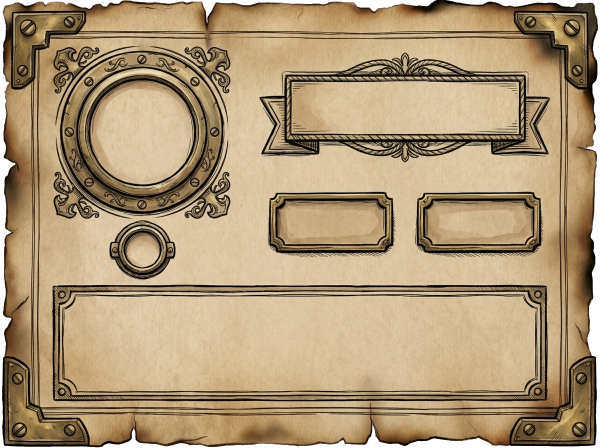
#> input picture frontend/src/assets/ui/frames/card_crew_dossier.png, 1200 x 896 px, given in place of game_header_components_v2_1787994741880.jpg, which was not available (shown at 1/2 size)
$ python process_game_header_v2.py
#> lines starting #> are read from the running program, lines starting #| are printed output that depends on the picture; pictures that were not available may be replaced by others from this repository, and a replacement may not be noted
import os
from PIL import Image
from collections import deque

def remove_all_white_pockets(img, threshold=235):
    img = img.convert("RGBA")
    w, h = img.size
    pixels = img.load()

    visited = [[False for _ in range(h)] for _ in range(w)]

    for x in range(w):
        for y in range(h):
            if visited[x][y]:
                continue
            r, g, b, a = pixels[x, y]
            if r > threshold and g > threshold and b > threshold:
                component = []
                q = deque([(x, y)])
                visited[x][y] = True

                while q:
                    cx, cy = q.popleft()
                    component.append((cx, cy))
                    for dx, dy in [(-1,0), (1,0), (0,-1), (0,1)]:
                        nx, ny = cx + dx, cy + dy
                        if 0 <= nx < w and 0 <= ny < h and not visited[nx][ny]:
                            nr, ng, nb, na = pixels[nx, ny]
                            if nr > threshold and ng > threshold and nb > threshold:
                                visited[nx][ny] = True
                                q.append((nx, ny))

                for px, py in component:
                    pixels[px, py] = (0, 0, 0, 0)

    # Clean antialiased border pixels
    for x in range(w):
        for y in range(h):
            r, g, b, a = pixels[x, y]
            if a > 0:
                is_near_transparent = False
                for dx, dy in [(-1,0), (1,0), (0,-1), (0,1)]:
                    nx, ny = x + dx, y + dy
                    if 0 <= nx < w and 0 <= ny < h and pixels[nx, ny][3] == 0:
                        is_near_transparent = True
                        break
                if is_near_transparent and r > threshold - 25 and g > threshold - 25 and b > threshold - 25:
                    avg = (r + g + b) / 3.0
                    alpha = int(max(0, (255 - avg) / (255 - threshold + 25)) * 255)
                    pixels[x, y] = (r, g, b, alpha)

    bbox = img.getbbox()
    if bbox:
        img = img.crop(bbox)
    return img

def build_ultrawide_warm_header(source_img_path, target_width=1680, target_height=120):
    raw_img = Image.open(source_img_path)
    clean_beam = remove_all_white_pockets(raw_img, threshold=238)
    bw, bh = clean_beam.size
    print(f"Clean Source Beam: {bw} x {bh}")

    # Corner cap width (left and right verdigris brackets)
    cap_w = int(bh * 0.9)  # ~110px

    left_cap = clean_beam.crop((0, 0, cap_w, bh)).resize((int(target_height * 0.95), target_height), Image.Resampling.LANCZOS)
    right_cap = clean_beam.crop((bw - cap_w, 0, bw, bh)).resize((int(target_height * 0.95), target_height), Image.Resampling.LANCZOS)

    # Middle center oak slice
    center_slice = clean_beam.crop((cap_w, 0, bw - cap_w, bh))
    middle_width = target_width - left_cap.width - right_cap.width
    stretched_middle = center_slice.resize((middle_width, target_height), Image.Resampling.LANCZOS)

    final_header = Image.new("RGBA", (target_width, target_height), (0, 0, 0, 0))
    final_header.paste(left_cap, (0, 0))
    final_header.paste(stretched_middle, (left_cap.width, 0))
    final_header.paste(right_cap, (left_cap.width + middle_width, 0))

    return final_header

def process_all_v2():
    brain_dir = r"C:\Users\ASUS\.gemini\antigravity-ide\brain\148d448d-6d95-4d9c-baa4-0b10b7ebb19a"
    base_dir = os.path.dirname(os.path.dirname(os.path.abspath(__file__)))
    sprites_dir = os.path.join(base_dir, "frontend", "src", "assets", "ui", "sprites")
    frames_dir = os.path.join(base_dir, "frontend", "src", "assets", "ui", "frames")
    os.makedirs(sprites_dir, exist_ok=True)
    os.makedirs(frames_dir, exist_ok=True)

    # 1. Process Components Sheet
    sheet_raw = os.path.join(brain_dir, "game_header_components_v2_1787994741880.jpg")
    img = Image.open(sheet_raw)
#> img is the input picture: PIL image 1200x896 RGBA; mean R, G, B, A 167, 143.8, 110.2, 246.4
    w, h = img.size
#> w = 1200; h = 896
    hw, hh = w // 2, h // 2
#> hw = 600; hh = 448

    # Top-Left: Room Code Cartouche Plaque
    plate_crop = img.crop((0, 0, hw, hh))
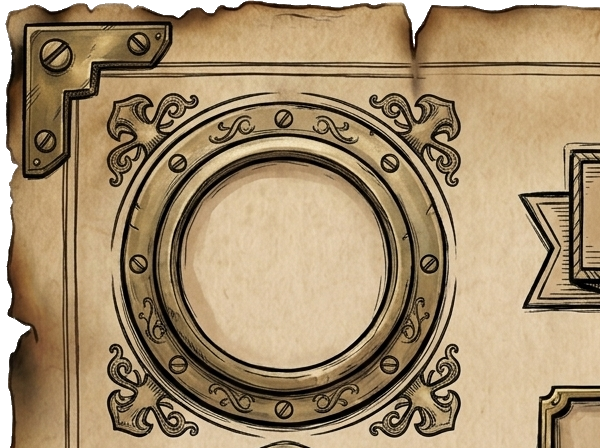
#> plate_crop: PIL image 600x448 RGBA; mean R, G, B, A 156.2, 133.8, 101.5, 246.7; transparent parts drawn white
    plate_clean = remove_all_white_pockets(plate_crop, threshold=235)
#> after the loop in remove_all_white_pockets, `for x in range(w):`: visited = 600 items
#> in remove_all_white_pockets, `bbox = img.getbbox()`: bbox = (5, 0, 600, 448)
    plate_out = os.path.join(frames_dir, "plate_room_code.png")
    plate_clean.save(plate_out, "PNG")
    print(f"Saved Room Code Plaque: {plate_out} {plate_clean.size}")
#| Saved Room Code Plaque: frontend/src/assets/ui/frames/plate_room_code.png (595, 448)

    # Top-Right: Flat Nailed Parchment Sheet
    nailed_crop = img.crop((hw, 0, w, hh))
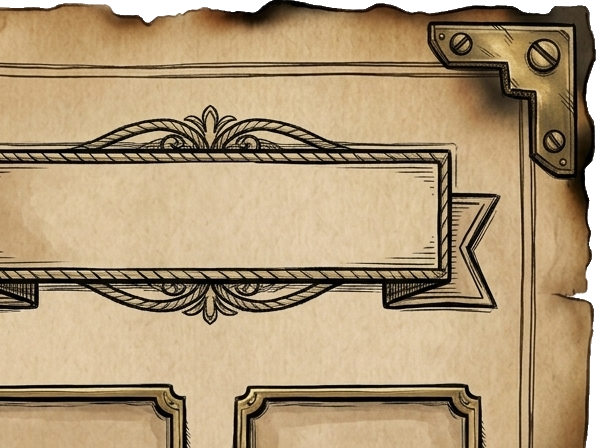
#> nailed_crop: PIL image 600x448 RGBA; mean R, G, B, A 166.8, 144, 110.3, 246.1; transparent parts drawn white
    nailed_clean = remove_all_white_pockets(nailed_crop, threshold=235)
    nailed_out = os.path.join(frames_dir, "parchment_nailed_plate.png")
    nailed_clean.save(nailed_out, "PNG")
    print(f"Saved Nailed Parchment: {nailed_out} {nailed_clean.size}")
#| Saved Nailed Parchment: frontend/src/assets/ui/frames/parchment_nailed_plate.png (596, 448)

    # Bottom-Left: Large Glowing Compass Rose
    compass_crop = img.crop((0, hh, hw, h))
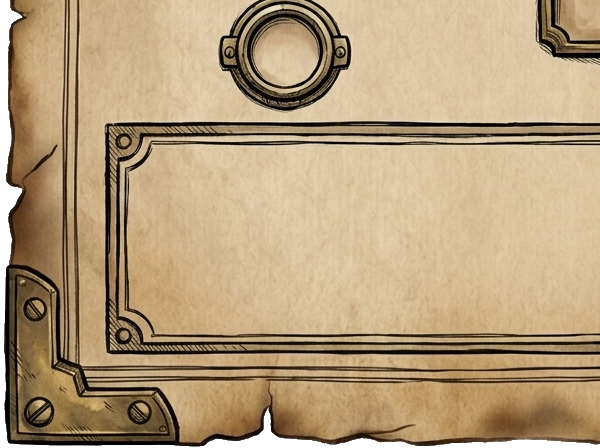
#> compass_crop: PIL image 600x448 RGBA; mean R, G, B, A 175.6, 151.7, 117.2, 248.3; transparent parts drawn white
    compass_clean = remove_all_white_pockets(compass_crop, threshold=235)
    compass_out = os.path.join(sprites_dir, "badge_compass_rose.png")
    compass_clean.save(compass_out, "PNG")
    print(f"Saved Large Compass Rose: {compass_out} {compass_clean.size}")
#| Saved Large Compass Rose: frontend/src/assets/ui/sprites/badge_compass_rose.png (596, 447)

    # Bottom-Right: Ship Voyage Medallion
    ship_crop = img.crop((hw, hh, w, h))
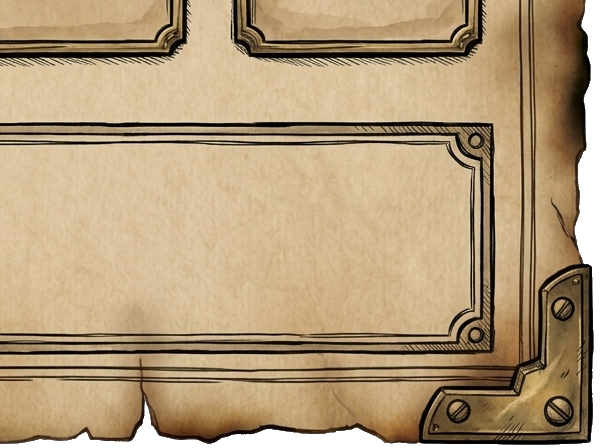
#> ship_crop: PIL image 600x448 RGBA; mean R, G, B, A 169.2, 145.6, 111.7, 244.4; transparent parts drawn white
    ship_clean = remove_all_white_pockets(ship_crop, threshold=235)
    ship_out = os.path.join(sprites_dir, "badge_ship_voyage.png")
    ship_clean.save(ship_out, "PNG")
    print(f"Saved Ship Voyage Medallion: {ship_out} {ship_clean.size}")
#| Saved Ship Voyage Medallion: frontend/src/assets/ui/sprites/badge_ship_voyage.png (594, 445)

    # 2. Build Warm Oak 14:1 Header Bar
    oak_raw = os.path.join(brain_dir, "wood_header_bar_warm_oak_1787994763908.jpg")
    header_14x1 = build_ultrawide_warm_header(oak_raw, target_width=1680, target_height=120)
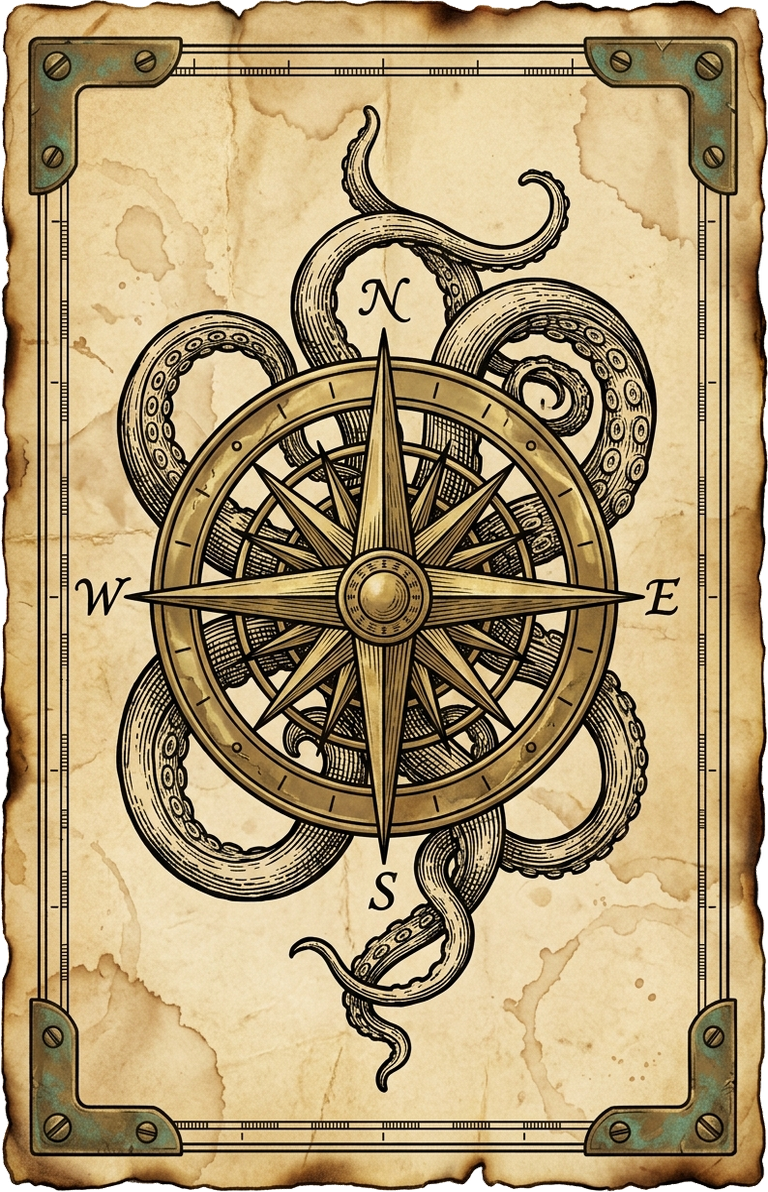
#> input picture frontend/src/assets/ui/frames/card_tarot_back.png, 768 x 1192 px, given in place of wood_header_bar_warm_oak_1787994763908.jpg, which was not available
#> in build_ultrawide_warm_header, raw_img is the input picture: PIL image 768x1192 RGBA; mean R, G, B, A 172.1, 150.6, 111, 250.5
#| Clean Source Beam: 768 x 1192
#> in build_ultrawide_warm_header, `left_cap = clean_beam.crop((0, 0, cap_w, bh)).resize((int(target_heigh..`:
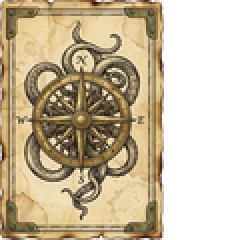
#> left_cap: PIL image 114x120 RGBA (shown 2 times larger); mean R, G, B, A 124.7, 108.8, 80, 179.6; transparent parts drawn white
#> in build_ultrawide_warm_header, `right_cap = clean_beam.crop((bw - cap_w, 0, bw, bh)).resize((int(targe..`:
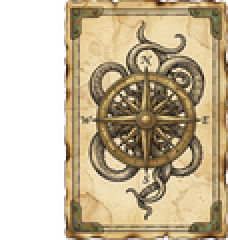
#> right_cap: PIL image 114x120 RGBA (shown 2 times larger); mean R, G, B, A 124.8, 108.9, 80.2, 179.6; transparent parts drawn white
    header_out = os.path.join(frames_dir, "wood_header_bar.png")
    header_14x1.save(header_out, "PNG")
    print(f"Saved Warm Oak 14:1 Header Bar: {header_out} {header_14x1.size}")

if __name__ == "__main__":
#> (the run stopped early here; a loop or call above may not have finished)
